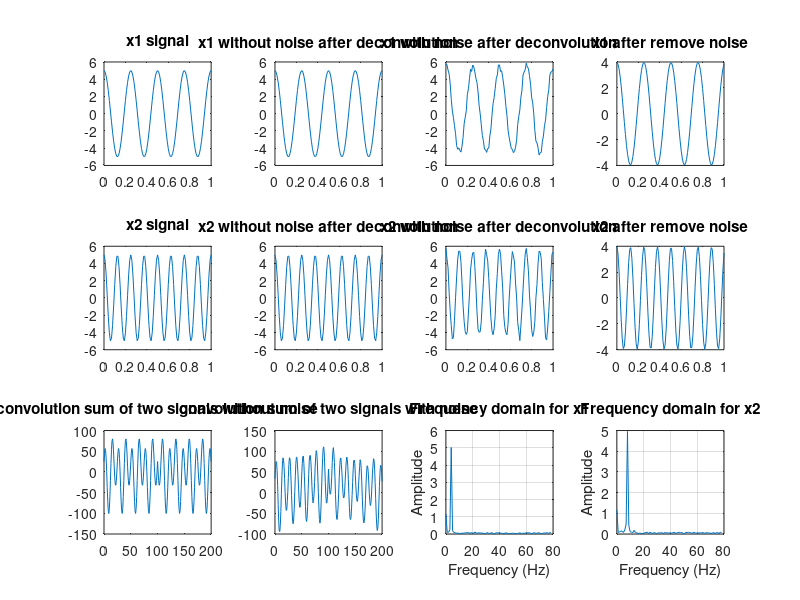

This figure's MATLAB source:
clear all; close all; clc;
%% Separation of Two Convolute Blended Signals with noise effect
Fs = 100;
Ts = 1/Fs;% sampling rate
t = 0:Ts:1;% sampling range
f1 = 4;
f2 = 8;
x1 = 5*cos(2*pi*f1*t);% sample signal
x2 = 5*cos(2*pi*f2*t);
x = conv(x1,x2);
nx = 0:length(x)-1;
subplot(3,4,1)
plot(t,x1)
title('x1 signal');
subplot(3,4,5)
plot(t,x2)
title('x2 signal');
subplot(3,4,9)
plot(nx,x)
title('convolution sum of two signals without noise');

%deconvolution without noise
[x1n, r] = deconv(x,x2);
subplot(3,4,2)
plot(t,x1n)
title('x1 without noise after deconvolution');
[x2n, r] = deconv(x,x1);
subplot(3,4,6)
plot(t,x2n)
title('x2 without noise after deconvolution');

% adding noise to mix signal
x1g = x1 + rand(1,length(x1));% random noise % samples with noise
x2g = x2 + rand(1,length(x2));
xg = conv(x1g,x2g);
nxg = 0:length(xg)-1;
subplot(3,4,10)
plot(nxg,xg);
title('convolution sum of two signals with noise');

%deconvolution with noise
[x1ng,~] = deconv(xg,x2g);
subplot(3,4,3)
plot(t,x1ng);
title('x1 with noise after deconvolution');
[x2ng,r] = deconv(xg,x1g);
subplot(3,4,7)
plot(t,x2ng);
title('x2 with noise after deconvolution');

%fft 
%With the Fourier Transform we can visualize what characterizes this signal the most.
%From the Fourier transform we compute the amplitude spectrum:
Y1 = fft(x1);
Y2 = fft(x2);% compute Fourier transform
eY1 = fft(x1ng); % Fourier transform of noisy signal
eY2 = fft(x2ng);
n1 = size(x1ng,2)/2;% use size for scaling
n2 = size(x2ng,2)/2;
amp_spec1 = abs(eY1)/n1; % compute amplitude spectrum
amp_spec2 = abs(eY2)/n2;

subplot(3,4,11); % second of two plots
freq = (0:79)/(2*n1*Ts); % abscissa viewing window
plot(freq,amp_spec1(1:80)); grid on % plot amplitude spectrum
title('Frequency domain for x1');
xlabel('Frequency (Hz)'); % 1 Herz = number of cycles per second
ylabel('Amplitude'); % amplitude as function of frequency

subplot(3,4,12); % second of two plots
freq = (0:79)/(2*n2*Ts); % abscissa viewing window
plot(freq,amp_spec2(1:80)); grid on % plot amplitude spectrum
title('Frequency domain for x2');
xlabel('Frequency (Hz)'); % 1 Herz = number of cycles per second
ylabel('Amplitude'); % amplitude as function of frequency
% On the flrst plot we recognize the shape of the signal. In the plot of the amplitude spectrum,
% the peaks and their heights are the same as on the plot of the amplitude spectrum of the original 
% signal.  The wobbles we see around the peaks show that the amplitude of the noise is less than that
% of the original signal. Via the inverse Fourier transform, we fllter out the noise. The command flx rounds the elements of 
% its argument to the nearest integers towards zero. For this example, we use flx to set all elements in
% eY less than 100 to zero:
fY1 = fix(eY1/100)*100;% set numbers < 100 to zero
fY2 = fix(eY2/100)*100;
ifY1 = ifft(fY1);% inverse Fourier transform of fixed data
ifY2 = ifft(fY2);
cy1 = real(ifY1);% remove imaginary parts
cy2 = real(ifY2);
%The vector cy contains the corrected samples. So, 
%flnally we plot this corrected signal:
subplot(3,4,4)
plot(t,cy1);% plot corrected signal
title('x1 after remove noise');
subplot(3,4,8)
plot(t,cy2);
title('x2 after remove noise');
%Here we flltered out noise of low amplitude. Note we can also remove noise of high frequency.